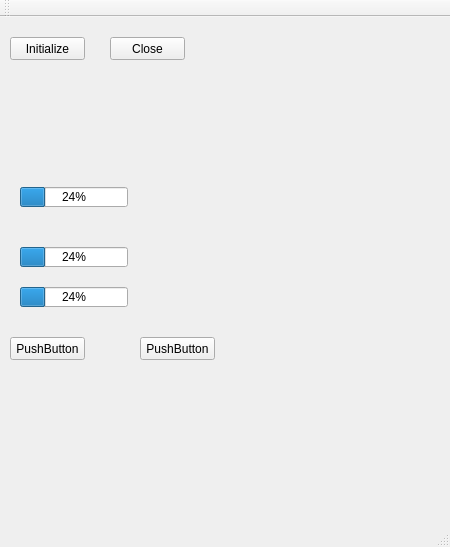
<?xml version="1.0" encoding="UTF-8"?>
<ui version="4.0">
 <class>controllCameraQtClass</class>
 <widget class="QMainWindow" name="controllCameraQtClass">
  <property name="geometry">
   <rect>
    <x>0</x>
    <y>0</y>
    <width>450</width>
    <height>547</height>
   </rect>
  </property>
  <property name="windowTitle">
   <string>controllCameraQt</string>
  </property>
  <widget class="QWidget" name="centralWidget">
   <widget class="QProgressBar" name="progressBar">
    <property name="geometry">
     <rect>
      <x>20</x>
      <y>170</y>
      <width>108</width>
      <height>20</height>
     </rect>
    </property>
    <property name="value">
     <number>24</number>
    </property>
   </widget>
   <widget class="QProgressBar" name="progressBar_2">
    <property name="geometry">
     <rect>
      <x>20</x>
      <y>230</y>
      <width>108</width>
      <height>20</height>
     </rect>
    </property>
    <property name="value">
     <number>24</number>
    </property>
   </widget>
   <widget class="QProgressBar" name="progressBar_3">
    <property name="geometry">
     <rect>
      <x>20</x>
      <y>270</y>
      <width>108</width>
      <height>20</height>
     </rect>
    </property>
    <property name="value">
     <number>24</number>
    </property>
   </widget>
   <widget class="QLabel" name="label">
    <property name="geometry">
     <rect>
      <x>20</x>
      <y>210</y>
      <width>81</width>
      <height>16</height>
     </rect>
    </property>
    <property name="text">
     <string/>
    </property>
   </widget>
   <widget class="QLabel" name="label_2">
    <property name="geometry">
     <rect>
      <x>20</x>
      <y>250</y>
      <width>81</width>
      <height>16</height>
     </rect>
    </property>
    <property name="text">
     <string/>
    </property>
   </widget>
   <widget class="QLabel" name="label_3">
    <property name="geometry">
     <rect>
      <x>20</x>
      <y>150</y>
      <width>54</width>
      <height>12</height>
     </rect>
    </property>
    <property name="text">
     <string/>
    </property>
   </widget>
   <widget class="QPushButton" name="pushButton">
    <property name="geometry">
     <rect>
      <x>10</x>
      <y>20</y>
      <width>75</width>
      <height>23</height>
     </rect>
    </property>
    <property name="text">
     <string>Initialize</string>
    </property>
   </widget>
   <widget class="QPushButton" name="pushButton_2">
    <property name="geometry">
     <rect>
      <x>110</x>
      <y>20</y>
      <width>75</width>
      <height>23</height>
     </rect>
    </property>
    <property name="text">
     <string>Close</string>
    </property>
   </widget>
   <widget class="QPushButton" name="pushButton_3">
    <property name="geometry">
     <rect>
      <x>10</x>
      <y>320</y>
      <width>75</width>
      <height>23</height>
     </rect>
    </property>
    <property name="text">
     <string>PushButton</string>
    </property>
   </widget>
   <widget class="QPushButton" name="pushButton_4">
    <property name="geometry">
     <rect>
      <x>140</x>
      <y>320</y>
      <width>75</width>
      <height>23</height>
     </rect>
    </property>
    <property name="text">
     <string>PushButton</string>
    </property>
   </widget>
  </widget>
  <widget class="QMenuBar" name="menuBar">
   <property name="geometry">
    <rect>
     <x>0</x>
     <y>0</y>
     <width>450</width>
     <height>23</height>
    </rect>
   </property>
  </widget>
  <widget class="QToolBar" name="mainToolBar">
   <attribute name="toolBarArea">
    <enum>TopToolBarArea</enum>
   </attribute>
   <attribute name="toolBarBreak">
    <bool>false</bool>
   </attribute>
  </widget>
  <widget class="QStatusBar" name="statusBar"/>
 </widget>
 <layoutdefault spacing="6" margin="11"/>
 <resources>
  <include location="controllcameraqt.qrc"/>
 </resources>
 <connections>
  <connection>
   <sender>pushButton</sender>
   <signal>clicked()</signal>
   <receiver>controllCameraQtClass</receiver>
   <slot>Initialize()</slot>
   <hints>
    <hint type="sourcelabel">
     <x>38</x>
     <y>62</y>
    </hint>
    <hint type="destinationlabel">
     <x>52</x>
     <y>116</y>
    </hint>
   </hints>
  </connection>
  <connection>
   <sender>pushButton_2</sender>
   <signal>clicked()</signal>
   <receiver>controllCameraQtClass</receiver>
   <slot>closeClicked()</slot>
   <hints>
    <hint type="sourcelabel">
     <x>160</x>
     <y>70</y>
    </hint>
    <hint type="destinationlabel">
     <x>183</x>
     <y>152</y>
    </hint>
   </hints>
  </connection>
  <connection>
   <sender>pushButton_3</sender>
   <signal>clicked()</signal>
   <receiver>controllCameraQtClass</receiver>
   <slot>pushButton_3()</slot>
   <hints>
    <hint type="sourcelabel">
     <x>43</x>
     <y>371</y>
    </hint>
    <hint type="destinationlabel">
     <x>49</x>
     <y>414</y>
    </hint>
   </hints>
  </connection>
  <connection>
   <sender>pushButton_4</sender>
   <signal>clicked()</signal>
   <receiver>controllCameraQtClass</receiver>
   <slot>pushButton_4()</slot>
   <hints>
    <hint type="sourcelabel">
     <x>171</x>
     <y>365</y>
    </hint>
    <hint type="destinationlabel">
     <x>173</x>
     <y>266</y>
    </hint>
   </hints>
  </connection>
 </connections>
 <slots>
  <slot>Initialize()</slot>
  <slot>openClicked()</slot>
  <slot>closeClicked()</slot>
  <slot>progressBarAcceleration()</slot>
  <slot>progressBarDecelerateion()</slot>
  <slot>pushButton_3()</slot>
  <slot>pushButton_4()</slot>
 </slots>
</ui>
